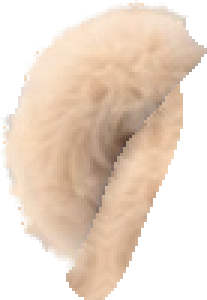
#> input picture assets/rooms/kitchen/ear_left.gpt.png, 69 x 100 px, given in place of shirt.png, which was not available (shown 3 times larger)
$ python girl_kitchen.py
#> lines starting #> are read from the running program, lines starting #| are printed output that depends on the picture; pictures that were not available may be replaced by others from this repository, and a replacement may not be noted
"""Тело девочки за кухонным столом — кофточка, рукава и лапы на столе.

    python3 tool/rive/girl_kitchen.py      # → assets/rooms/kitchen/girl_*.png

У мальчика за столом риг показывает только голову (`pose_body_off`), а
кофта и лапы на столе — от прежнего нарисованного мишка
(`tool/cut_kitchen_seat.py`). Прежней нарисованной девочки нет, поэтому
её тело — из её же слоёв (`girl_layers.py`), в координатах артборда 1024
(как голова рига).

Лапы на столе (заказчик 14.10: «делай лапки девочки на столе»): руки
тянутся к столу — рукава и руки сжаты по высоте к плечу (`REACH`, рука
смотрит вперёд, к зрителю, и видна короче), лапы выходят из рукавов и
лежат у дальнего края скатерти, как у мальчика. Кофточка срезана по кромке
стола, концы рукавов лежат на столе — срез на `DROP` ниже кромки, лапы —
целиком на скатерти.

Картинки (рисуются снизу вверх: кофточка → лапы → рукава):
- `girl_seat.png` — кофточка до кромки стола;
- `girl_paw_left.png`, `girl_paw_right.png` — рука с лапой; часть руки под
  рукавом срезана, как рукав;
- `girl_sleeves.png` — рукава.

Кофточка и рукава — одна рамка (`KitchenBear.girlBody`), лапы — свои;
рамки и тень лап — в долях кадра кухни 941 × 1672, печатаются для
`KitchenBear`.

Кромка стола — `KitchenScene.tableFront.top` (0,6065 кадра 941 × 1672),
голова рига — квадрат `KitchenBear` (левый верхний угол (146, 611),
сторона 640): в артборде это y = (0,6065 · 1672 − 611) / 640 · 1024.
"""
import os
import sys

import numpy as np
from PIL import Image

sys.path.insert(0, os.path.dirname(os.path.abspath(__file__)))
from girl_layers import bleed  # noqa: E402

ROOT = os.path.dirname(os.path.dirname(os.path.dirname(os.path.abspath(__file__))))
LAYERS = os.path.join(ROOT, 'assets_src/rive/girl/layers')
OUT = os.path.join(ROOT, 'assets/rooms/kitchen')

K, T = 0.62981683, (85.92885, -149.30008)     # кадр слоёв → артборд
FW, FH = 941, 1672                              # кадр кухни
HX, HY, HS = 146, 611, 640                      # квадрат головы рига в кадре
TABLE = (0.6065 * 1672 - HY) / HS * 1024        # кромка стола в артборде
REACH = 0.75        # рука к столу: рукав и рука по высоте от плеча
DROP = 20           # концы рукавов лежат на столе: срез ниже кромки, артборд
FADE = 5            # мягкость среза рукава, артборд
BAND = (420, 700)   # полоса артборда для кофточки и рукавов


def layer(name):
    return np.asarray(Image.open(os.path.join(LAYERS, f'{name}.png')).convert('RGBA')).astype(np.float64)


def premul(a):
    return np.dstack([a[..., :3] * a[..., 3:4] / 255, a[..., 3]])


def shoulder(side):
    """Плечо рукава (кадр слоёв): у шеи, ниже язычка под воротом."""
    a = layer(f'sleeve_{side}')[..., 3]
    ys, xs = np.nonzero(a > 200)
    top = ys.min() + 60
    row = xs[ys == top]
    return (row.max() if side == 'left' else row.min()), top


def reach(side):
    """Кадр слоёв → артборд для руки и рукава: сжатие по высоте к плечу."""
    px, py = shoulder(side)
    A = np.array([[1, 0, 0], [0, REACH, py * (1 - REACH)], [0, 0, 1]])
    return np.array([[K, 0, T[0]], [0, K, T[1]], [0, 0, 1]]) @ A


def to_artboard(pm, A):
    """Премультипликация кадра слоёв → артборд 1024 × 1024."""
    inv = np.linalg.inv(A)
    out = []
    for c in range(4):
        f = Image.fromarray(pm[..., c].astype(np.float32), 'F')
        out.append(np.asarray(f.transform((1024, 1024), Image.AFFINE, tuple(inv[:2].ravel()),
                                          resample=Image.BICUBIC)))
    return np.stack(out, -1)


def over(dst, src):
    return src + dst * (1 - np.clip(src[..., 3:4] / 255, 0, 1))


def cut_below(pm, y, fade=1.0):
    """Срез по строке y артборда: ниже — прозрачно, край мягкий."""
    rows = np.arange(pm.shape[0])[:, None] + 0.5
    return pm * np.clip((y - rows) / fade + 0.5, 0, 1)[..., None]


def to_rgba(pm):
    alpha = np.clip(pm[..., 3], 0, 255)
    rgb = np.where(alpha[..., None] > 0.5, pm[..., :3] / np.maximum(alpha[..., None], 1e-6) * 255, 0)
    return bleed(np.dstack([np.clip(rgb, 0, 255), alpha]).round().astype(np.uint8))


def frac(x0, y0, x1, y1):
    """Прямоугольник артборда → доли кадра кухни (left, top, width, height)."""
    s = HS / 1024
    return ((HX + x0 * s) / FW, (HY + y0 * s) / FH, (x1 - x0) * s / FW, (y1 - y0) * s / FH)


def main():
    plain = np.array([[K, 0, T[0]], [0, K, T[1]], [0, 0, 1]])
    shirt = cut_below(to_artboard(premul(layer('shirt')), plain), TABLE)
#> in premul, `return np.dstack([a[..., :3] * a[..., 3:4] / 255, a[..., 3]])`:
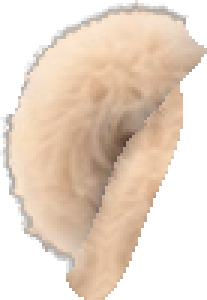
#> returned value: shape (100, 69, 4) float64 (shown 3 times larger); mean of channels 0, 1, 2, 3 132.2, 114.2, 98.2, 152.9; transparent parts drawn white
#> in to_artboard, `inv = np.linalg.inv(A)`: inv = [[1.59, 0, -136.4], [0, 1.59, 237.1], [0, 0, 1]]
#> after the loop in to_artboard, `for c in range(4):`:
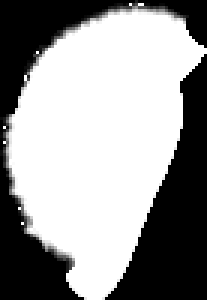
#> f: PIL image 69x100 F (shown 3 times larger); min 0, max 255, mean 152.9
#> after the loop in to_artboard, `for c in range(4):`: out = 4 items
#> in to_artboard, `return np.stack(out, -1)`: returned value: shape (1024, 1024, 4) float32; every value is 0
#> in cut_below, `rows = np.arange(pm.shape[0])[:, None] + 0.5`: rows = 1024 values from 0.5 to 1023.5
#> in cut_below, `return pm * np.clip((y - rows) / fade + 0.5, 0, 1)[..., None]`: returned value: shape (1024, 1024, 4) float64; every value is 0
    sleeves = None
    paws = {}
    for side in ('left', 'right'):
        A = reach(side)
#> call 2 of layer, with name = 'sleeve_left'
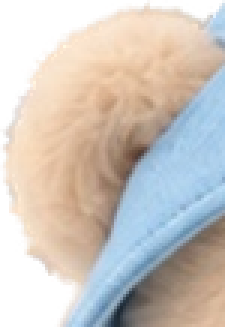
#> input picture assets/rooms/kitchen/ear_left_back.png, 75 x 109 px, given in place of sleeve_left.png, which was not available (shown 3 times larger)
#> in shoulder, `a = layer(f'sleeve_{side}')[..., 3]`:
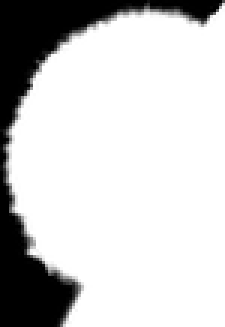
#> a: shape (109, 75) float64 (shown 3 times larger); min 0, max 255, mean 203.7
#> in shoulder, `ys, xs = np.nonzero(a > 200)`: ys = 6400 values from 1 to 108; xs = 6400 values, max 74 at index 0, min 3 at index 2584, mean 42.93
#> in shoulder, `top = ys.min() + 60`: top = 61
#> in shoulder, `row = xs[ys == top]`: row = 71 values from 4 to 74
#> in reach, `px, py = shoulder(side)`: px = 74; py = 61
#> in reach, `A = np.array([[1, 0, 0], [0, REACH, py * (1 - REACH)], [0, 0, 1]])`: A = [[1, 0, 0], [0, 0.75, 15.25], [0, 0, 1]]
#> A = [[0.63, 0, 85.93], [0, 0.472, -139.7], [0, 0, 1]]
        sl = layer(f'sleeve_{side}')
        arm = layer(f'arm_{side}')
        under = sl[..., 3:4] / 255
        # видимая лапа — целиком на скатерти; часть руки под рукавом — как рукав
        vis = premul(arm) * (1 - under)
        hid = premul(arm) * under
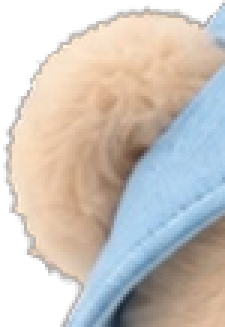
#> hid: shape (109, 75, 4) float64 (shown 3 times larger); mean R, G, B, A 151.8, 144.8, 138.1, 201; transparent parts drawn white
        paws[side] = (to_artboard(vis, A)
                      + cut_below(to_artboard(hid, A), TABLE + DROP, FADE))
        s = cut_below(to_artboard(premul(sl), A), TABLE + DROP, FADE)
#> the loop in to_artboard (call 4), `for c in range(4):` made 4 passes
#> pass 1, in to_artboard (call 4), `f = Image.fromarray(pm[..., c].astype(np.float32), 'F')`:
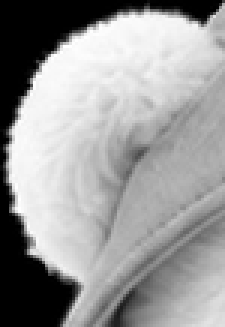
#> f: PIL image 75x109 F (shown 3 times larger); min 0, max 255, mean 154.1
#> pass 3, in to_artboard (call 4), `f = Image.fromarray(pm[..., c].astype(np.float32), 'F')`:
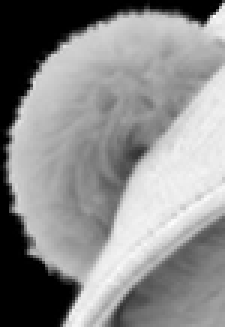
#> f: PIL image 75x109 F (shown 3 times larger); min 0, max 255, mean 140
        sleeves = s if sleeves is None else over(sleeves, s)

    y0, y1 = BAND
    # общая рамка кофточки и рукавов — по ширине содержимого
    cols = np.nonzero((shirt[y0:y1, :, 3] > 1).any(0) | (sleeves[y0:y1, :, 3] > 1).any(0))[0]
    x0, x1 = int(cols.min()) - 2, int(cols.max()) + 3
    Image.fromarray(to_rgba(shirt[y0:y1, x0:x1]), 'RGBA').save(
        os.path.join(OUT, 'girl_seat.png'), optimize=True)
    Image.fromarray(to_rgba(sleeves[y0:y1, x0:x1]), 'RGBA').save(
        os.path.join(OUT, 'girl_sleeves.png'), optimize=True)
    print('girlBody = Rect.fromLTWH(%.6f, %.6f, %.6f, %.6f)' % frac(x0, y0, x1, y1))

    for side, pm in paws.items():
        a = pm[..., 3]
        ys, xs = np.nonzero(a > 1)
        bx0, by0, bx1, by1 = xs.min() - 2, ys.min() - 2, xs.max() + 3, ys.max() + 3
        Image.fromarray(to_rgba(pm[by0:by1, bx0:bx1]), 'RGBA').save(
            os.path.join(OUT, f'girl_paw_{side}.png'), optimize=True)
        # тень — под той частью лапы, что лежит на скатерти
        on = a > 128
        on[:int(np.ceil(TABLE))] = False
        sy, sx = np.nonzero(on)
        w, h = bx1 - bx0, by1 - by0
        l, r = sx.min(), sx.max()
        inset = 0.12 * (r - l)
        bottom = sy.max()
        sh_h = 0.6 * (bottom - TABLE) + 6
        shadow = ((l + inset - bx0) / w, (bottom - 0.7 * sh_h - by0) / h,
                  (r - l - 2 * inset) / w, sh_h / h)
        name = 'girlPaw' + side.capitalize()
        print('%s = Rect.fromLTWH(%.6f, %.6f, %.6f, %.6f)' % ((name,) + frac(bx0, by0, bx1, by1)))
        print('%sShadow = Rect.fromLTWH(%.4f, %.4f, %.4f, %.4f)' % ((name,) + shadow))
    print(f'кромка стола — артборд y {TABLE:.1f}, рукава — до {TABLE + DROP:.1f}')


if __name__ == '__main__':
#> (the run stopped early here; a loop or call above may not have finished)
